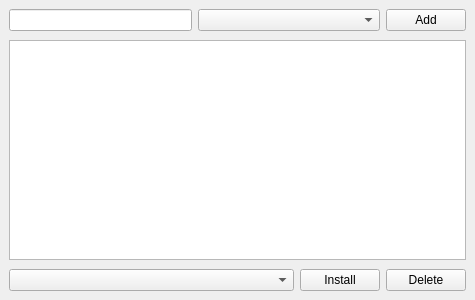
<?xml version="1.0" encoding="UTF-8"?>
<ui version="4.0">
 <class>reinstallerMenu</class>
 <widget class="QWidget" name="reinstallerMenu">
  <property name="geometry">
   <rect>
    <x>0</x>
    <y>0</y>
    <width>475</width>
    <height>300</height>
   </rect>
  </property>
  <property name="windowTitle">
   <string>Form</string>
  </property>
  <layout class="QVBoxLayout" name="verticalLayout">
   <property name="spacing">
    <number>0</number>
   </property>
   <property name="leftMargin">
    <number>0</number>
   </property>
   <property name="topMargin">
    <number>0</number>
   </property>
   <property name="rightMargin">
    <number>0</number>
   </property>
   <property name="bottomMargin">
    <number>0</number>
   </property>
   <item>
    <widget class="QWidget" name="widget" native="true">
     <layout class="QHBoxLayout" name="horizontalLayout">
      <property name="leftMargin">
       <number>9</number>
      </property>
      <property name="rightMargin">
       <number>9</number>
      </property>
      <item>
       <widget class="QLineEdit" name="txtName">
        <property name="sizePolicy">
         <sizepolicy hsizetype="Preferred" vsizetype="Fixed">
          <horstretch>0</horstretch>
          <verstretch>0</verstretch>
         </sizepolicy>
        </property>
       </widget>
      </item>
      <item>
       <widget class="QComboBox" name="ddlDownloads"/>
      </item>
      <item>
       <widget class="QPushButton" name="btnAdd">
        <property name="sizePolicy">
         <sizepolicy hsizetype="Maximum" vsizetype="Fixed">
          <horstretch>0</horstretch>
          <verstretch>0</verstretch>
         </sizepolicy>
        </property>
        <property name="text">
         <string>Add</string>
        </property>
       </widget>
      </item>
     </layout>
    </widget>
   </item>
   <item>
    <widget class="QWidget" name="widget_3" native="true">
     <layout class="QVBoxLayout" name="verticalLayout_2">
      <property name="topMargin">
       <number>0</number>
      </property>
      <property name="bottomMargin">
       <number>0</number>
      </property>
      <item>
       <widget class="QListWidget" name="lstInstallers"/>
      </item>
     </layout>
    </widget>
   </item>
   <item>
    <widget class="QWidget" name="widget_2" native="true">
     <layout class="QHBoxLayout" name="horizontalLayout_2">
      <property name="leftMargin">
       <number>9</number>
      </property>
      <property name="rightMargin">
       <number>9</number>
      </property>
      <item>
       <widget class="QComboBox" name="ddlInstaller"/>
      </item>
      <item>
       <widget class="QPushButton" name="btnCreate">
        <property name="sizePolicy">
         <sizepolicy hsizetype="Maximum" vsizetype="Fixed">
          <horstretch>0</horstretch>
          <verstretch>0</verstretch>
         </sizepolicy>
        </property>
        <property name="text">
         <string>Install</string>
        </property>
       </widget>
      </item>
      <item>
       <widget class="QPushButton" name="btnDelete">
        <property name="sizePolicy">
         <sizepolicy hsizetype="Maximum" vsizetype="Fixed">
          <horstretch>0</horstretch>
          <verstretch>0</verstretch>
         </sizepolicy>
        </property>
        <property name="text">
         <string>Delete</string>
        </property>
       </widget>
      </item>
     </layout>
    </widget>
   </item>
  </layout>
 </widget>
 <resources/>
 <connections/>
</ui>
